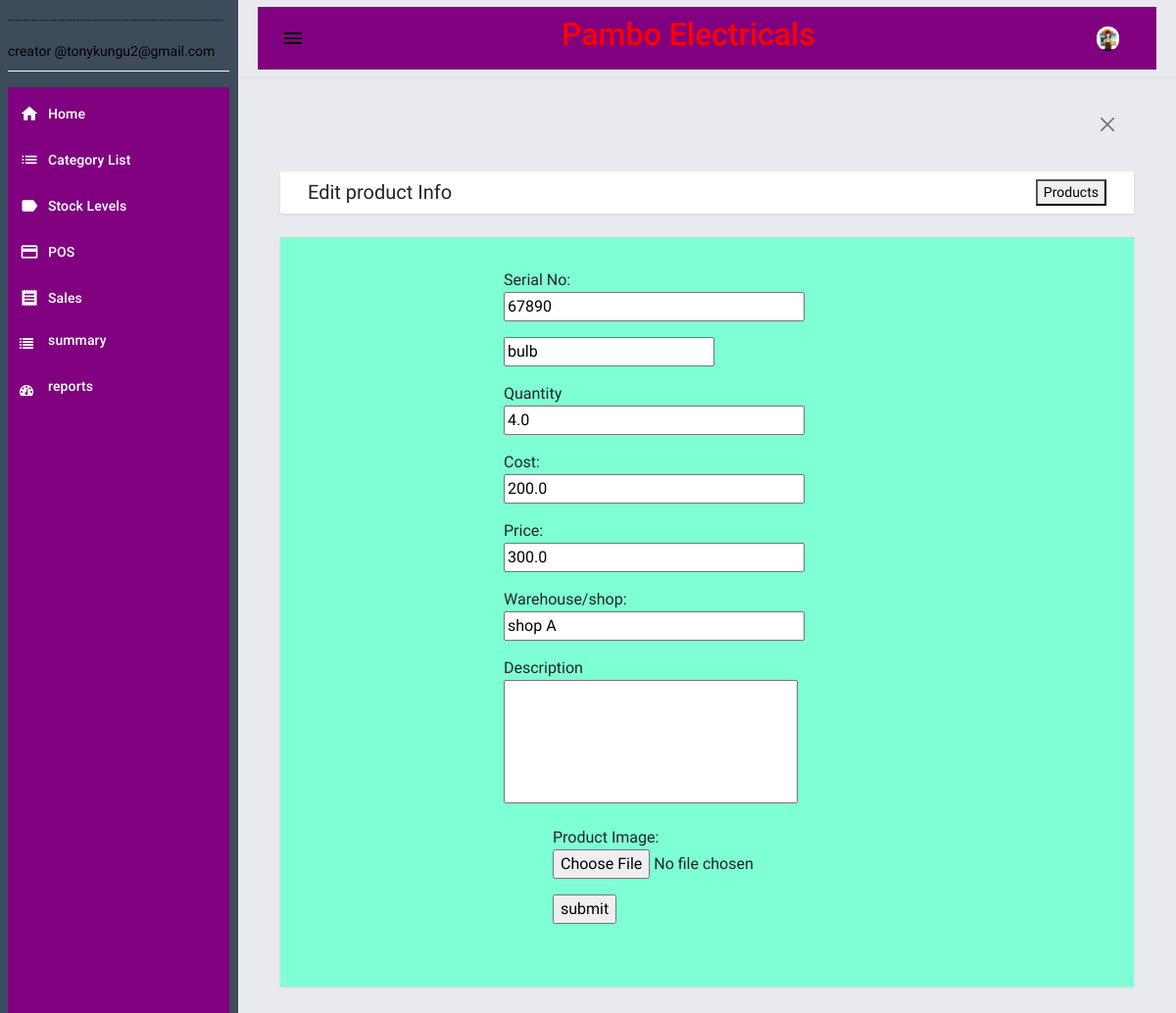
/products/edit/1 (signed in), run on an earlier commit of the app's database.
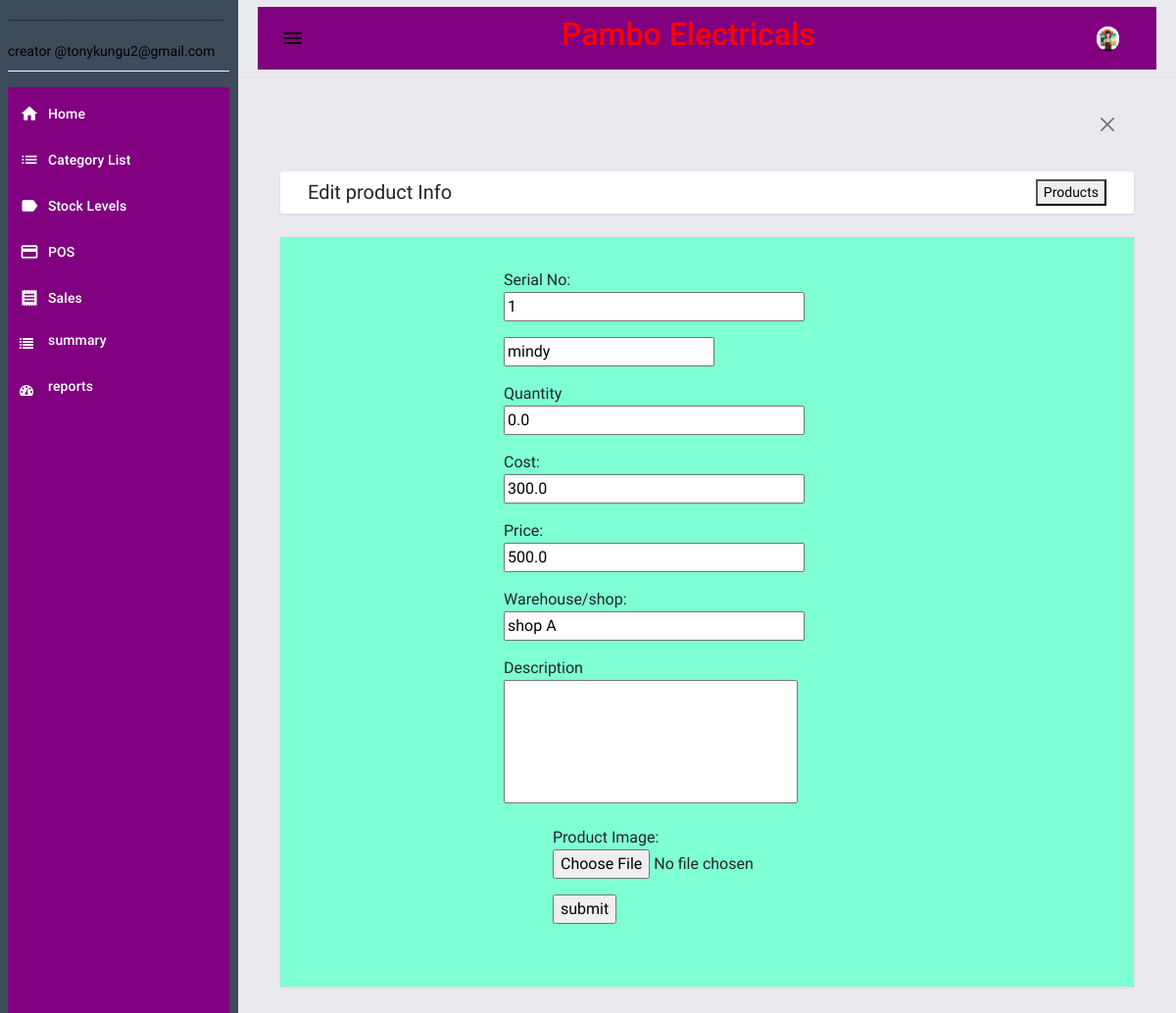
And on a later commit of the database.
### pambo/database.py (models this page shows)
class products(posData.Model): # actual products info
    pid=posData.Column(posData.Integer,primary_key=True)
    serial=posData.Column(posData.String(),nullable=False,default="0")
    pname=posData.Column(posData.String(100),nullable=False)
    pDesc=posData.Column(posData.String(100),nullable=True)
    pCat=posData.Column(posData.String(100),nullable=False)
    pImage=posData.Column(posData.String(100),nullable=True)
    pQuant=posData.Column(posData.Float,nullable=False)
    pCost=posData.Column(posData.Float,nullable=False)
    pPrice=posData.Column(posData.Float,nullable=False)
    pStatus=posData.Column(posData.String(100),nullable=False)
    pDate=posData.Column(posData.DateTime,nullable=False,default=datetime.utcnow)
    pShop=posData.Column(posData.String(100),nullable=False)
    pCreator=posData.Column(posData.String(100),nullable=False)

### pambo/routes.py (the view, shortened to what this page needs)
@app.route('/products/edit/<int:id>',methods=['GET','POST'])
@login_required
def editProd(id):
    prodByid=products.query.get_or_404(id)
    prodDicts=dictionary.query.all()
    return render_template('proEdit.html',prodbyid=prodByid,prodDicts=prodDicts)

### pambo/routes.py (called while the page is built)
@logins.user_loader
def load_user(id):
    return posUsers.query.get(int(id))

### pambo/template/proEdit.html (shortened to what this page needs)
{% extends "base.html" %} {% block pageContent %}
<div class="mdc-layout-grid__cell stretch-card mdc-layout-grid__cell--span-12">
    <div class="mdc-card py-2">
        <div class="d-flex justify-content-between align-items-center">
            <h4 class="card-title mb-0">Edit product Info</h4>
            <div class="text-start">
                <a href="{{url_for('prodInfo')}}"><button  id="create_new"><span> Products</span></button></a>
            </div>
        </div>
    </div>
</div>
<div class="mdc-layout-grid__cell stretch-card mdc-layout-grid__cell--span-12" style="background-color:aqua">
    <div class="mdc-card" style="background-color: aquamarine;">
        <div class="table-responsive" id="products">
            <table class="table table-striped table-bordered">
        <form action='/products/edit/{{prodbyid.pid}}' method="POST" id="category-form"  enctype="multipart/form-data">
            <div class="form-group mb-3" style="margin-left:200px;">
                <label class="control-label">Serial No:</label>
                <br>
                <input type="text" name="serial" id="serial" size="30" value="{{prodbyid.serial}}" required>
            </div>
            <div class="form-group mb-3" style="margin-left:200px;">
                <input list="magicHouses" id="pname" name="pname" value="{{prodbyid.pname}}" placeholder="search here..." />
            </div>
            <div class="form-group mb-3" style="margin-left:200px;">
                <label class="control-label">Quantity</label>
                <br>
                <input type="text" name="pq" id="pq" value="{{prodbyid.pQuant}}" size="30" required>
            </div>
            <div class="form-group mb-3" style="margin-left:200px;">
                <label class="control-label">Cost:</label>
                <br>
                <input type="text" name="pcost" id="pcost" value="{{prodbyid.pCost}}" size="30" required>
            </div>
            <div class="form-group mb-3" style="margin-left:200px;">
                <label for="name" class="control-label">Price:</label>
                <br>
                <input type="text" name="pp" id="pp" size="30" value="{{prodbyid.pPrice}}" required>
            </div>
            <div class="form-group mb-3" style="margin-left:200px;">
                <label for="name" class="control-label">Warehouse/shop:</label>
                <br>
                <input type="text" name="shop" id="shop" value="{{prodbyid.pShop}}" size="30" required>
            </div>
            <div class="form-group mb-3" style="margin-left:200px;">
                <label class="control-label">Description</label>
                <br>
                <textarea rows="5" cols="30" name="pdesc" id="pdesc" value="{{prodbyid.pDesc}}" required></textarea>
            </div>
            <div class="form-group mb-3" style="margin-left:250px">
                <label class="control-label">Product Image:</label>
                <br>
                <input type="file" name="pi" id="pi" size="30" accept="image/png, image/jpg, image/jpeg" required>
            </div>
            <div class="form-group mb-3" style="margin-left:250px">
                <input type="submit" value="submit" size="30" >
            </div>
        </form>
            </table>
        </div>
</div>
</div>
{% endblock pageContent %}

What changed in the data, as far as the page shows it:
changed products "shop A": serial "67890" → "1"; pname "bulb" → "mindy"; pq "4.0" → "0.0"; pcost "200.0" → "300.0"; pp "300.0" → "500.0"
